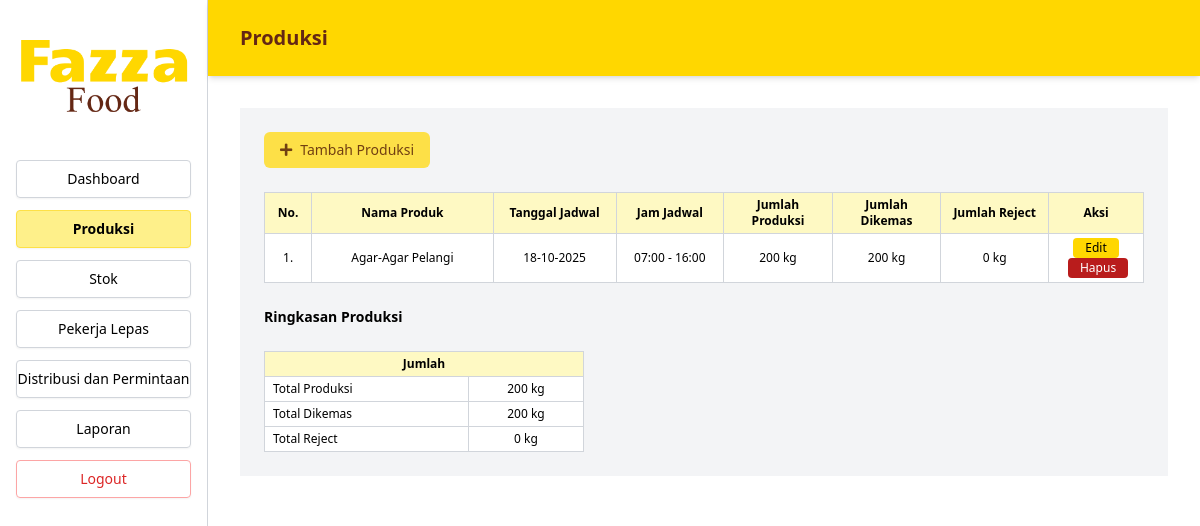
/Index.php?page=produksi (signed in), run on the app's committed database.
### tables this page shows
CREATE TABLE `produksi` (
  `id_produksi` int(11) NOT NULL,
  `id_produk` int(11) NOT NULL,
  `id_jadwal` int(11) DEFAULT NULL,
  `id_admin` int(11) DEFAULT NULL,
  `jumlah_produksi` int(11) DEFAULT NULL,
  `tgl_produksi` date DEFAULT NULL,
  `jumlah_dikemas` int(11) DEFAULT NULL,
  `jumlah_reject` int(11) DEFAULT NULL
);

CREATE TABLE `produk` (
  `id_produk` int(11) NOT NULL,
  `nama_produk` varchar(100) NOT NULL
);

CREATE TABLE `jadwal` (
  `id_jadwal` int(11) NOT NULL,
  `tanggal` date DEFAULT NULL,
  `waktu` time DEFAULT NULL,
  `waktu_mulai` time DEFAULT NULL,
  `waktu_selesai` time DEFAULT NULL,
  `jenis_kegiatan` varchar(100) DEFAULT NULL,
  `id_admin` int(11) DEFAULT NULL
);

### src/Produksi.php (the view, shortened to what this page needs)
<?php
include 'koneksi.php';
$sql_produksi = "SELECT prod.*, p.nama_produk, j.tanggal, j.waktu_mulai, j.waktu_selesai
                 FROM produksi prod
                 JOIN produk p ON prod.id_produk = p.id_produk
                 JOIN jadwal j ON prod.id_jadwal = j.id_jadwal
                 ORDER BY j.tanggal DESC";
$produksi_list = $pdo->query($sql_produksi)->fetchAll(PDO::FETCH_ASSOC);
$totals = $pdo->query("SELECT
                        SUM(jumlah_produksi) as total_produksi,
                        SUM(jumlah_dikemas) as total_dikemas,
                        SUM(jumlah_reject) as total_reject
                      FROM produksi")->fetch(PDO::FETCH_ASSOC);
$total_produksi = $totals['total_produksi'] ?? 0;
$total_dikemas = $totals['total_dikemas'] ?? 0;
$total_reject = $totals['total_reject'] ?? 0;
?>
<main class="flex-1 bg-gray-100">
  <section class="p-6 overflow-x-auto space-y-6">
    <button id="btnTambahProduk" type="button" class="inline-flex items-center gap-2 rounded-md bg-yellow-300 px-4 py-2 text-yellow-900 text-sm font-normal hover:bg-yellow-100 transition-colors">
      <i class="fas fa-plus"></i> Tambah Produksi
    </button>
    <div class="overflow-x-auto mt-4">
      <table class="w-full border border-gray-300 text-sm border-collapse bg-white">
        <thead class="bg-yellow-100 sticky top-0 z-10">
          <tr class="text-center text-xs font-normal text-black">
            <th class="border border-gray-300 px-2 py-1 w-12">No.</th>
            <th class="border border-gray-300 px-2 py-1 w-48">Nama Produk</th>
            <th class="border border-gray-300 px-2 py-1 w-32">Tanggal Jadwal</th>
            <th class="border border-gray-300 px-2 py-1 w-28">Jam Jadwal</th>
            <th class="border border-gray-300 px-2 py-1 w-28">Jumlah Produksi</th>
            <th class="border border-gray-300 px-2 py-1 w-28">Jumlah Dikemas</th>
            <th class="border border-gray-300 px-2 py-1 w-28">Jumlah Reject</th>
            <th class="border border-gray-300 px-2 py-1 w-24">Aksi</th>
          </tr>
        </thead>
        <tbody class="text-center text-xs text-black">
          <?php if (empty($produksi_list)): ?>
            <tr>
              <td colspan="8" class="border border-gray-300 px-2 py-4 text-center text-gray-500">
                Belum ada data produksi. Silakan tambahkan.
              </td>
            </tr>
          <?php else: ?>
            <?php foreach ($produksi_list as $index => $item): ?>
              <tr>
                <td class="border border-gray-300 px-2 py-1"><?php echo $index + 1; ?>.</td>
                <td class="border border-gray-300 px-2 py-1"><?php echo htmlspecialchars($item["nama_produk"]); ?></td>
                <td class="border border-gray-300 px-2 py-1"><?php echo htmlspecialchars(date('d-m-Y', strtotime($item["tanggal"]))); ?></td>
                <td class="border border-gray-300 px-2 py-1"><?php echo htmlspecialchars(substr($item["waktu_mulai"],0,5) . ' - ' . substr($item["waktu_selesai"],0,5)); ?></td>
                <td class="border border-gray-300 px-2 py-1"><?php echo htmlspecialchars($item["jumlah_produksi"]); ?> kg</td>
                <td class="border border-gray-300 px-2 py-1"><?php echo htmlspecialchars($item["jumlah_dikemas"]); ?> kg</td>
                <td class="border border-gray-300 px-2 py-1"><?php echo htmlspecialchars($item["jumlah_reject"]); ?> kg</td>
                <td class="border border-gray-300 px-2 py-1 space-x-1">
                  <button type="button" class="btnEdit bg-[#FFD700] text-brown text-xs px-3 py-0.5 rounded hover:bg-yellow-100 transition-colors"
                    data-id-produksi="<?php echo $item['id_produksi']; ?>"
                    data-id-produk="<?php echo $item['id_produk']; ?>"
                    data-id-jadwal="<?php echo $item['id_jadwal']; ?>"
                    data-nama-produk="<?php echo htmlspecialchars($item['nama_produk']); ?>"
                    data-tanggal="<?php echo $item['tanggal']; ?>"
                    data-jam="<?php echo substr($item["waktu_mulai"],0,5) . ' - ' . substr($item["waktu_selesai"],0,5); ?>"
                    data-jumlah-produksi="<?php echo $item['jumlah_produksi']; ?>"
                    data-jumlah-dikemas="<?php echo $item['jumlah_dikemas']; ?>"
                    data-jumlah-reject="<?php echo $item['jumlah_reject']; ?>"
                  >Edit</button>
                  <button type="button" class="btnHapus bg-red-700 text-white text-xs px-3 py-0.5 rounded hover:bg-red-800 transition-colors"
                    data-id-produksi="<?php echo $item['id_produksi']; ?>">Hapus</button>
                </td>
              </tr>
            <?php endforeach; ?>
          <?php endif; ?>
        </tbody>
      </table>
    </div>
    <div class="font-semibold text-black mt-6 mb-1 text-sm">Ringkasan Produksi</div>
    <table class="w-full max-w-xs border border-gray-300 border-collapse text-xs text-black bg-white mt-1">
      <thead>
        <tr class="bg-yellow-100 text-center font-normal">
          <th class="border border-gray-300 px-2 py-1" colspan="2">Jumlah</th>
        </tr>
      </thead>
      <tbody>
        <tr>
          <td class="border border-gray-300 px-2 py-1 font-medium">Total Produksi</td>
          <td class="border border-gray-300 px-2 py-1 text-center"><?php echo $total_produksi; ?> kg</td>
        </tr>
        <tr>
          <td class="border border-gray-300 px-2 py-1 font-medium">Total Dikemas</td>
          <td class="border border-gray-300 px-2 py-1 text-center"><?php echo $total_dikemas; ?> kg</td>
        </tr>
        <tr>
          <td class="border border-gray-300 px-2 py-1 font-medium">Total Reject</td>
          <td class="border border-gray-300 px-2 py-1 text-center"><?php echo $total_reject; ?> kg</td>
        </tr>
      </tbody>
    </table>
  </section>
</main>

### data on the page
produksi: id_produk.nama_produk "Agar-Agar Pelangi", id_jadwal.tanggal "18-10-2025", id_jadwal.waktu_selesai "07:00 - 16:00", jumlah_produksi "200", jumlah_dikemas "200", jumlah_reject "0"

### other printed values
$label "Dashboard"
$label "Produksi"
$label "Stok"
$label "Pekerja Lepas"
$label "Distribusi dan Permintaan"
$label "Laporan"
$page "Produksi"
$total_produksi "200"
$total_dikemas "200"
$total_reject "0"
